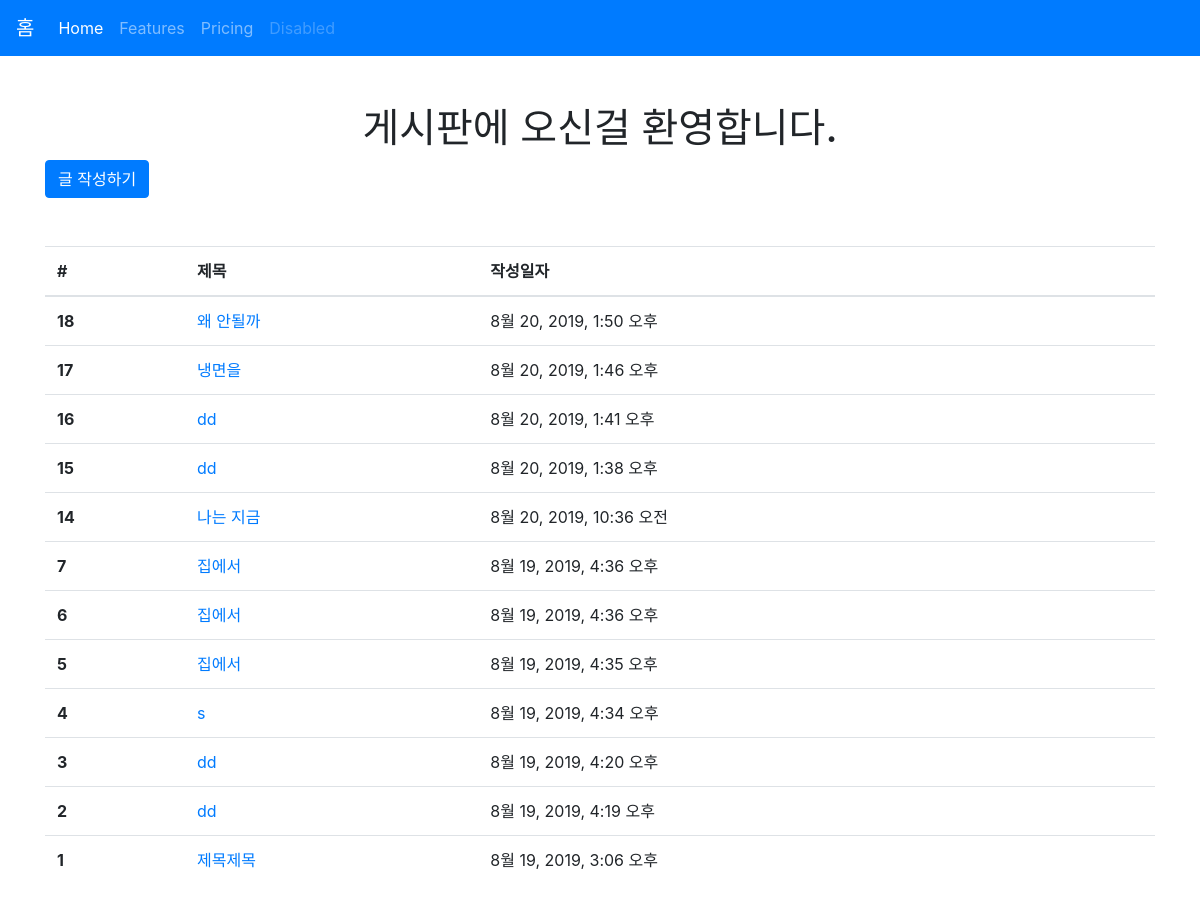
/articles/, run on an earlier commit of the app's database.
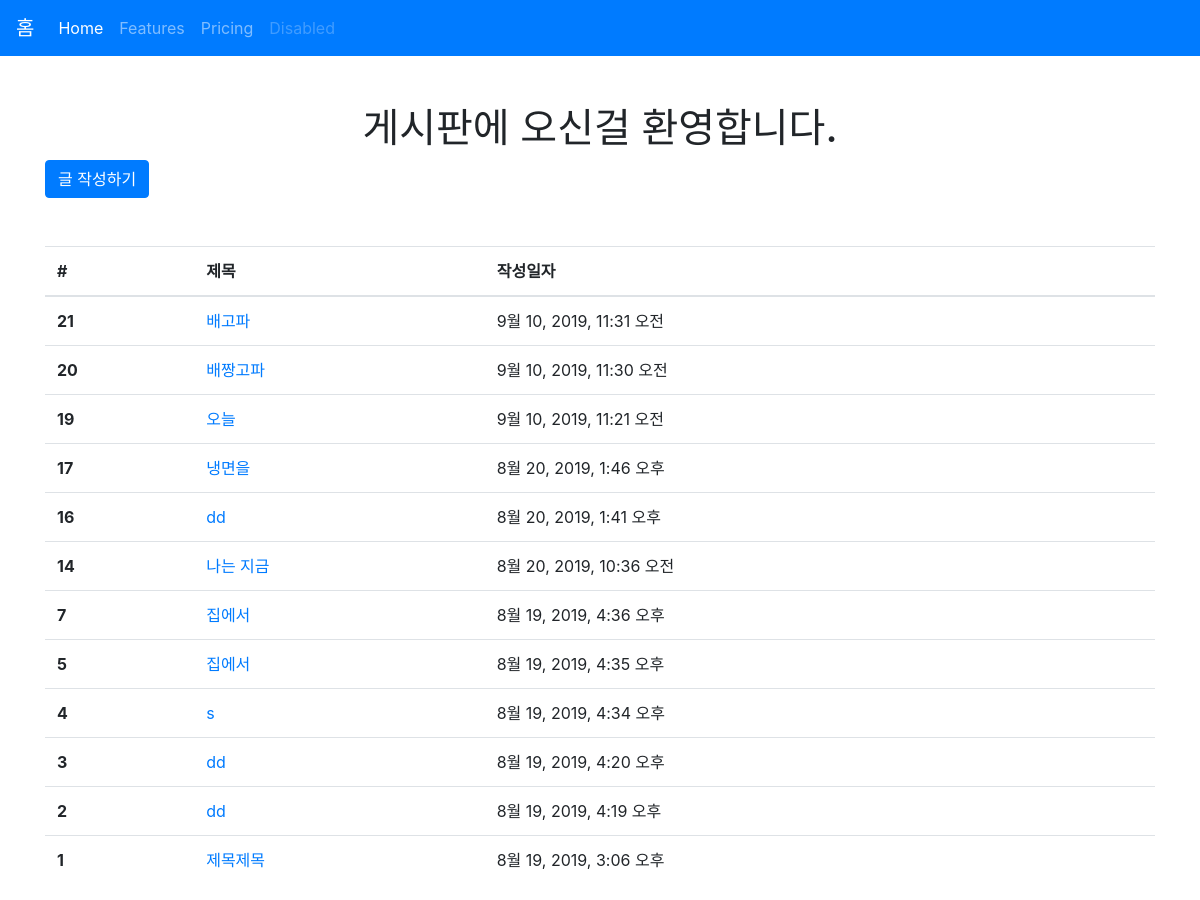
And on a later commit of the database.
### articles/models.py (models this page shows, shortened)
class Article(models.Model):
    title = models.CharField(max_length=10)
    content = models.TextField()
    created_at = models.DateTimeField(auto_now_add=True)
    updated_at = models.DateTimeField(auto_now=True)

### articles/views.py (the view)
# urls.py: path('', views.index, name='index'),
def index(request):
    articles = Article.objects.order_by('-id') # 최신글 위로 오도록
    context = {
        'articles': articles
    }
    return render(request, 'articles/index.html', context)

### articles/templates/articles/index.html (shortened to what this page needs)
{% extends 'articles/base.html' %}
{% block body %}
<h1 class="text-center">게시판에 오신걸 환영합니다.</h1>
<a class="btn btn-primary" href="{% url 'articles:create' %}" role="button">글 작성하기</a>
<table class="table mt-5">
  <thead>
    <tr>
      <th scope="col">#</th>
      <th scope="col">제목</th>
      <th scope="col">작성일자</th>
    </tr>
  </thead>
  {% for article in articles %}
  <tr>
    <th scope="row">{{ article.id}}</th>
    <td>
      <a href="{% url 'articles:detail' article.pk %}">
        {{ article.title }}
      </a>
    </td>
      <td>{{ article.created_at }}</td>
    </tr>
    {% endfor %}
</table>
{% endblock %}

What changed in the data, as far as the page shows it:
removed Article: id "18", title "왜 안될까", created_at "8월 20, 2019, 1:50 오후"
removed Article: id "15", title "dd", created_at "8월 20, 2019, 1:38 오후"
removed Article: id "6", title "집에서", created_at "8월 19, 2019, 4:36 오후"
added Article: id "21", title "배고파", created_at "9월 10, 2019, 11:31 오전"
added Article: id "20", title "배짱고파", created_at "9월 10, 2019, 11:30 오전"
added Article: id "19", title "오늘", created_at "9월 10, 2019, 11:21 오전"
